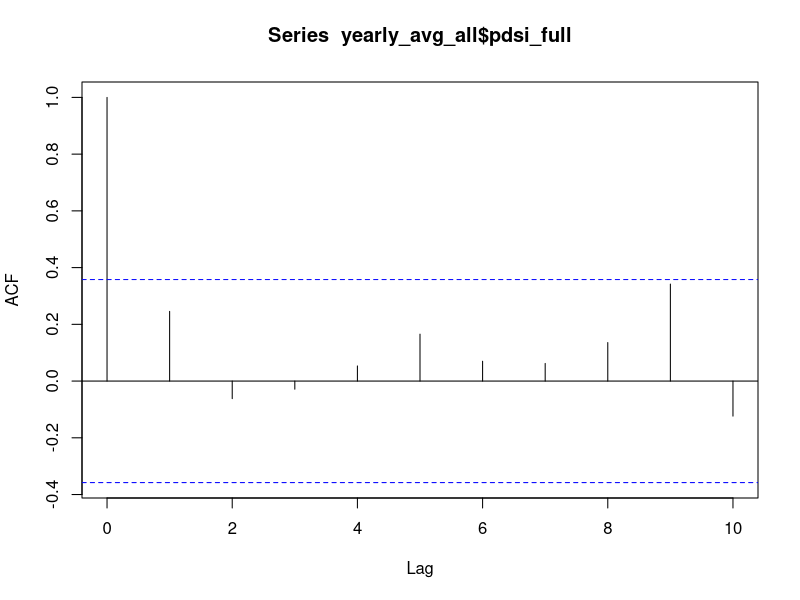
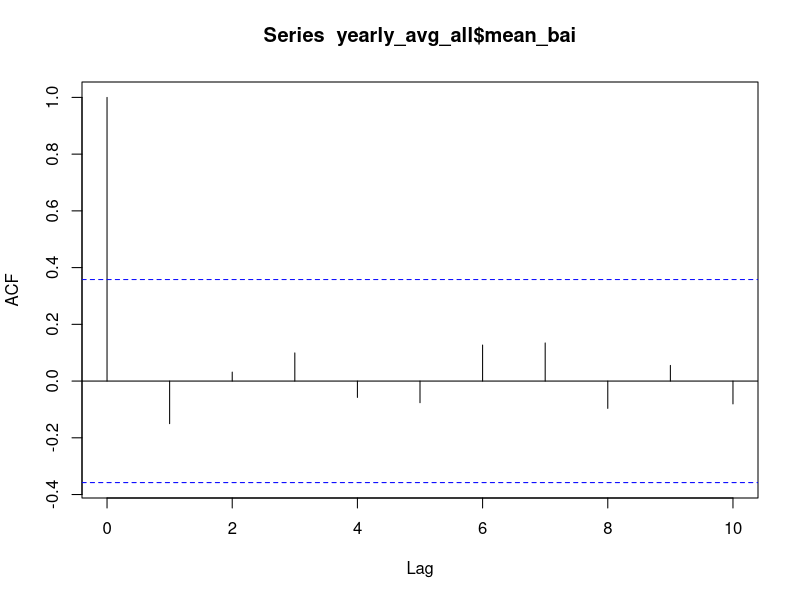
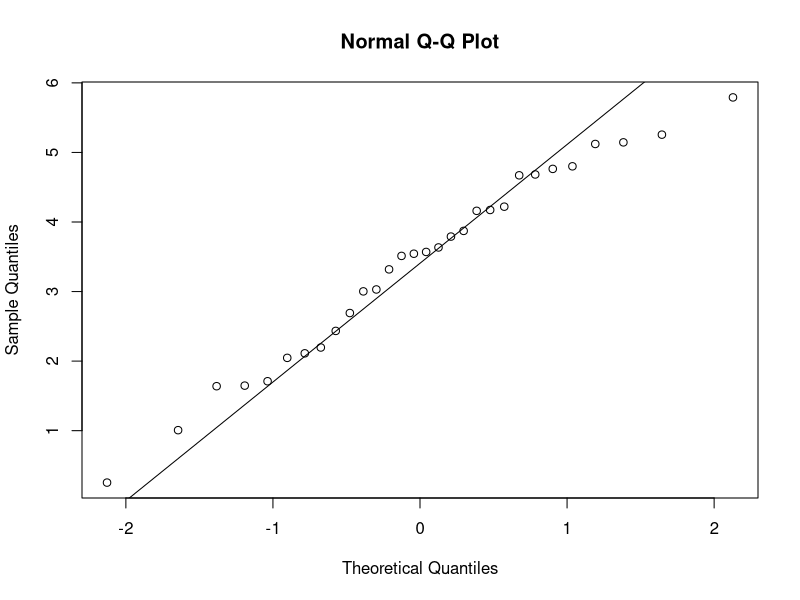
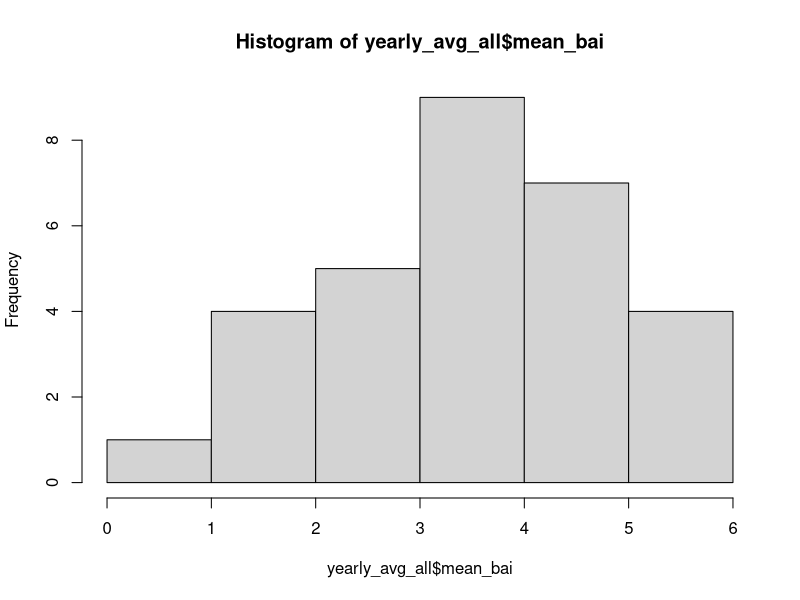
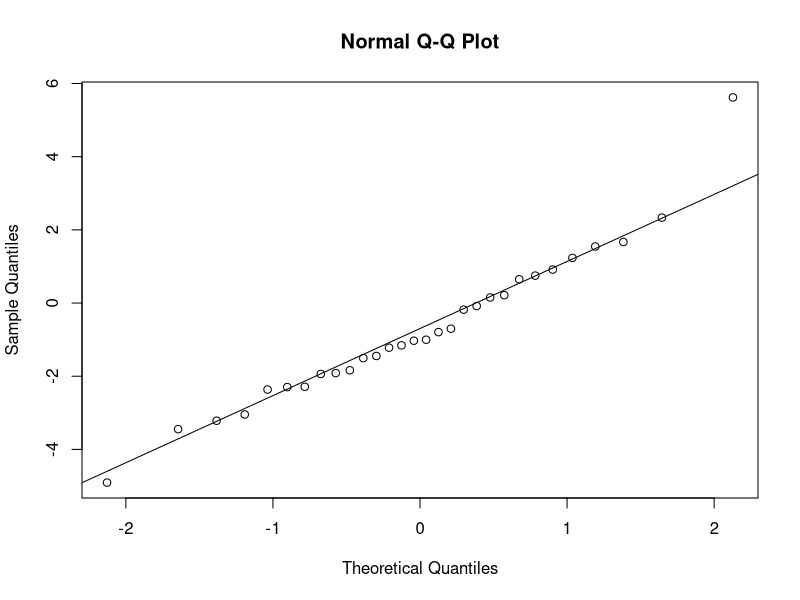
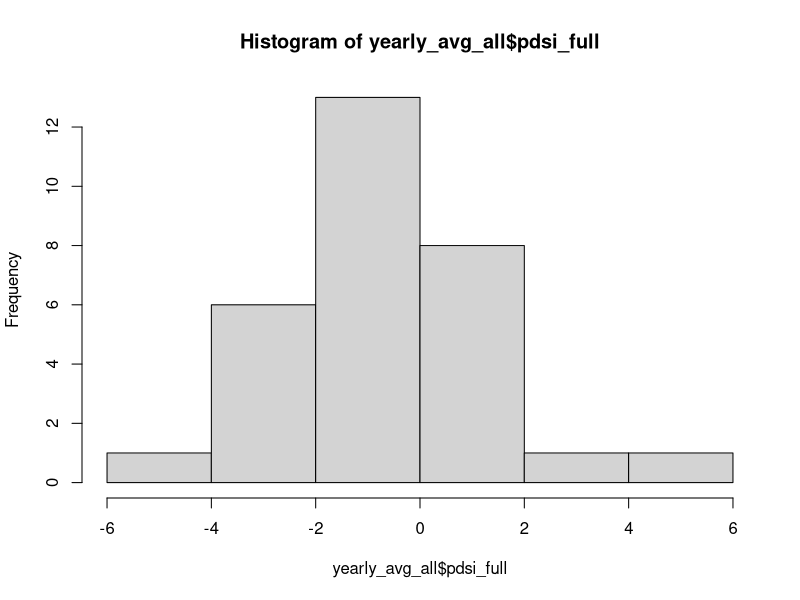
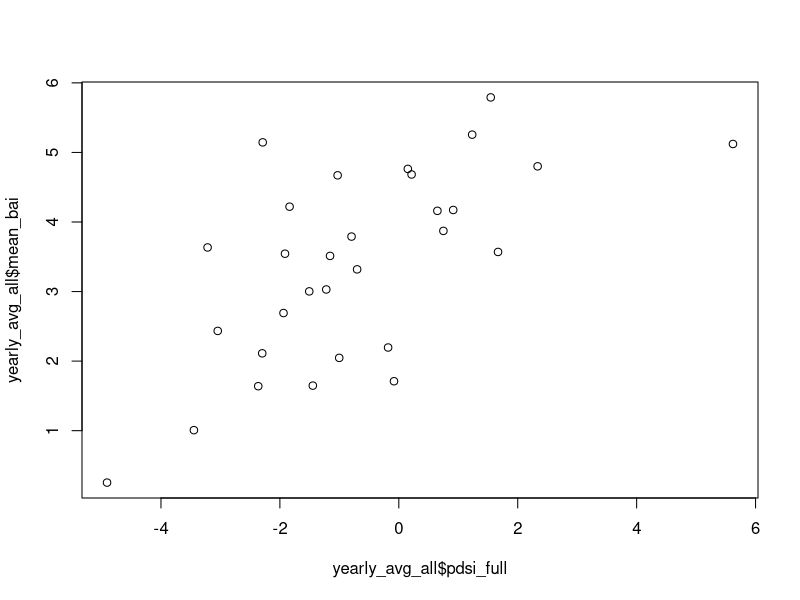
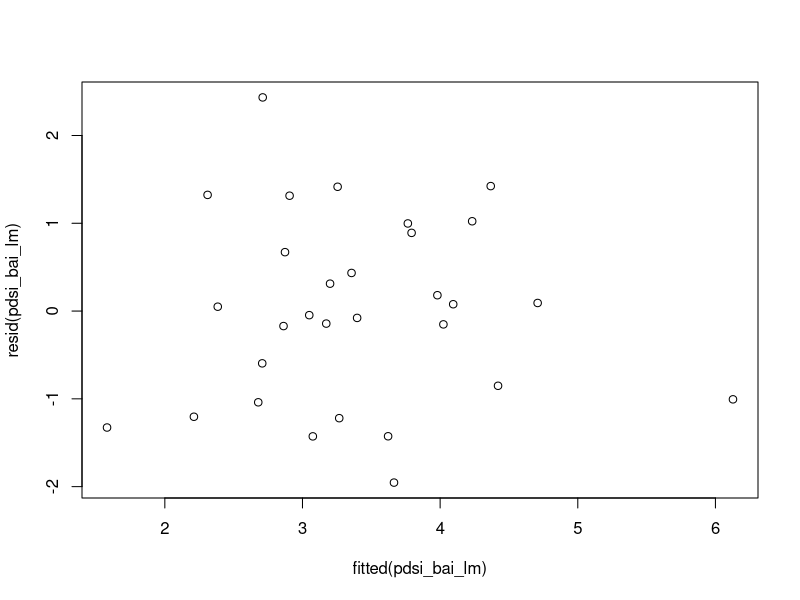

Write R code to recreate these figures, in order. (Note: this script raises an error after producing the figures.)
# Load packages -----------------------------------------------------------

library(tidyverse)
library(lmtest)
library(car)

# Load data ---------------------------------------------------------------

duct_metrics <- read.csv('complete_data_12.1.25.csv')

duct_metrics_1990to2019 <- duct_metrics %>% #these are trees just exposed to ambient conditions
  filter(year < 2020) %>% 
  filter(group != 'legacy')

#Average across all trees

yearly_avg_all <- duct_metrics_1990to2019 %>% 
  group_by(year) %>% 
  summarise(
    mean_bai = mean(bai_cm2, na.rm = TRUE),
    pdsi_full = mean(pdsi_full_season)
  )

#Look at autocorrelation 
acf(yearly_avg_all$pdsi_full, lag.max = 10) #not autocorrelated
acf(yearly_avg_all$mean_bai, lag.max = 10) #not autocorrelated

#Check normality
qqnorm(yearly_avg_all$mean_bai); qqline(yearly_avg_all$mean_bai) #fairly normal, some deviation at tail
hist(yearly_avg_all$mean_bai) #not too bad
qqnorm(yearly_avg_all$pdsi_full); qqline(yearly_avg_all$pdsi_full) #near line, one large outlier
hist(yearly_avg_all$pdsi_full) #not far off from normal

#Scatterplot
plot(yearly_avg_all$pdsi_full, yearly_avg_all$mean_bai)
#looks linear

# BAI and march-oct PDSI linear model ------------------------------------------

pdsi_bai_lm <- lm(mean_bai ~ pdsi_full, data = yearly_avg_all)

summary(pdsi_bai_lm) #strong evidence

# Check assumptions -------------------------------------------------------

plot(fitted(pdsi_bai_lm), resid(pdsi_bai_lm)) #no clear pattern
plot(pdsi_bai_lm, which = 4) #3, 22
plot(pdsi_bai_lm, which = 5)
qqPlot(pdsi_bai_lm) #mostly ok
hist(resid(pdsi_bai_lm)) #not terrible
acf(resid(pdsi_bai_lm), lag.max = 10) #no significant autocorrelation 

#Check influence of specific points on coefficients
model_no3  <- lm(mean_bai ~ pdsi_full, data = yearly_avg_all[-3, ])
model_no22  <- lm(mean_bai ~ pdsi_full, data = yearly_avg_all[-22, ])

coef(pdsi_bai_lm)
coef(model_no22)
coef(model_no3)

#no differences in slope beyond 1 std. error

# Compute DFBETAs
dfb <- dfbeta(pdsi_bai_lm)
# Calculate cutoff
cutoff <- 2 / sqrt(nrow(yearly_avg_all))
# Check if any exceed cutoff
apply(abs(dfb), 2, function(x) any(x > cutoff)) #none exceeding cutoff

# Plot --------------------------------------------------------------------

ggplot(yearly_avg_all, aes(pdsi_full, y = mean_bai)) +
  geom_point(alpha = 0.9) +
  geom_smooth(method = 'lm', alpha = 0.3) +
  theme_bw(base_size = 15) +
  labs(x = 'Mean PDSI (March-October)',
       y = 'Mean BAI (cm²)') +
  scale_x_continuous(n.breaks = 10) +
  scale_y_continuous(n.breaks = 6) +
  theme(panel.grid.minor = element_blank()) 

ggsave('Output/pdsi_figures/full_pdsi_bai.png', width = 7, height = 6, bg = 'white')


# Important values --------------------------------------------------------

coef(pdsi_bai_lm)
confint(pdsi_bai_lm)
summary(pdsi_bai_lm) #strong evidence

